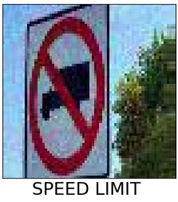
#> input picture imgs/adversarial_1.png, 178 x 202 px; its folder holds 2 pictures in this run
$ python load_data.py --dataset . --output out
#> lines starting #> are read from the running program, lines starting #| are printed output that depends on the picture
import os
import cv2
import random
import pickle
import numpy as np
import argparse

ap = argparse.ArgumentParser()
ap.add_argument("-d", "--dataset", required=True,
	help="path to input dataset dir")
ap.add_argument("-o", "--output", required=True,
	help="path to output dir for processed data")
ap.add_argument("-s", "--size", type=int, default=70,
	help="Size of the image. Default is 70")

args = vars(ap.parse_args())

def preprocess_data(dataset, img_size):
#> called with dataset = '.', img_size = 70
    training_data = []
    categories = []

    for category in os.listdir(dataset):

        if category not in categories:
            categories.append(category)

        path = os.path.join(dataset, category)
        category_num = categories.index(category)

        for img in os.listdir(path):
            try:
                img_raw = cv2.imread(os.path.join(path, img))
#> img_raw is the input picture: shape (202, 178, 3); mean B, G, R 141, 128.6, 123

                # Explanation as to why this needs to occur here
                # https://stackoverflow.com/questions/54959387/rgb-image-display-in-matplotlib-plt-imshow-returns-a-blue-image
                img_raw = cv2.cvtColor(img_raw, cv2.COLOR_BGR2RGB)
                img_raw = cv2.resize(img_raw, (img_size, img_size))
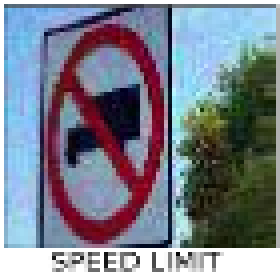
#> img_raw: shape (70, 70, 3) (shown 4 times larger); mean R, G, B 122.8, 128.7, 141.2

                # Since we are using imagery data, we know that each pixel value on that image will be between a range of 0-255
                # thus we'll divide our feature/data by 255 in order to get each bit in our images to be in the
                # range of 0-1 instead of 0-255.
                img_raw = np.round(img_raw / 255., 2)

                training_data.append([img_raw, category_num])
            except Exception as e:
                print('Unable to parse {}/{}'.format(category, img))

    return training_data, categories


if __name__ == "__main__":
    img_size = args["size"]
#> (the run stopped early here; a loop or call above may not have finished)
